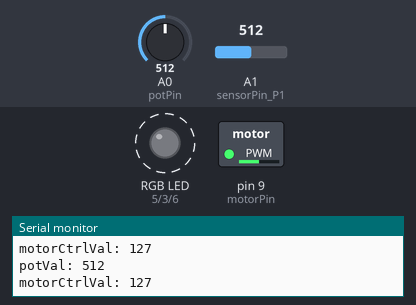
Bench run of a sketch on a simulated Arduino Uno, built with avr-gcc and run on an emulated ATmega328P. On the bench: switched loads named in the sketch (green lamp = pin HIGH), an RGB LED mixed from three pins (HIGH = lit), the last lines printed to the serial monitor. Dashed ring = blinking. The test bench sets the inputs (shaded band); at power-on: A0 (potPin) = 512, A1 (sensorPin_P1) = 512.

Above: at 1.8 s.
1.9 s: A0 (potPin) set to 716
At 2.4 s:
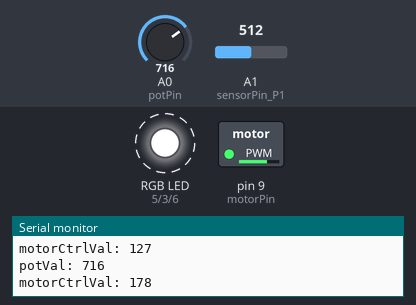
5.6 s: A0 (potPin) set to 900
At 6.5 s:
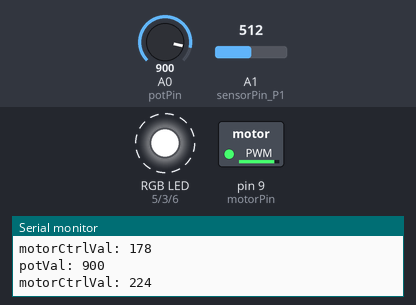
9.1 s: A1 (sensorPin_P1) set to 0
At 10.0 s:
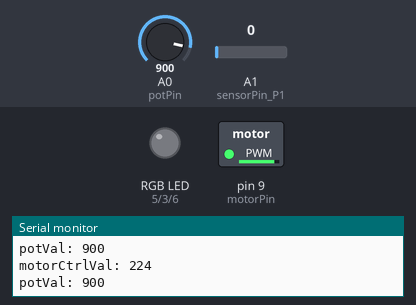
13.2 s: A1 (sensorPin_P1) set to 122
At 13.52 s:
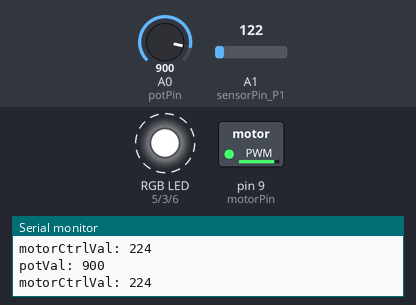
16.7 s: A0 (potPin) set to 511
At 17.19 s:
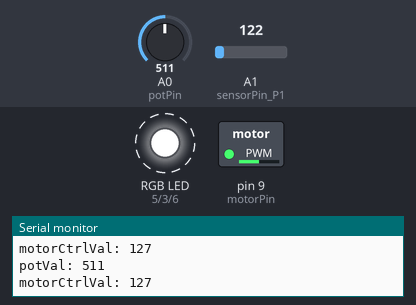
20.2 s: A0 (potPin) set to 122
At 20.37 s:
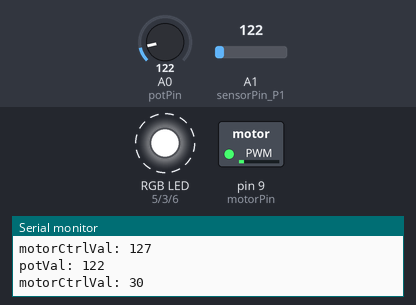
Timing chart, 0 to 24.7 s (numbered marks = the images above; inputs shaded):
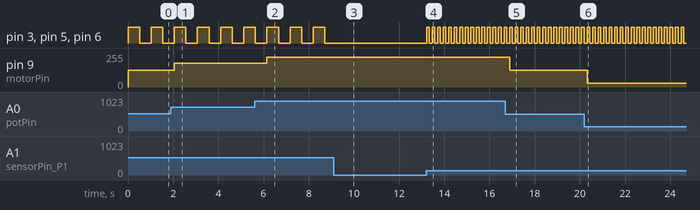

Measured:
- after the input at 1.9 s, pin 9 (motorPin): 127/255 → 178/255 after 0.15 s
- after the input at 5.6 s, pin 9 (motorPin): 178/255 → 224/255 after 0.55 s
- after the input at 9.1 s, pin 3 (ledPin_G), pin 5 (ledPin_R), pin 6 (ledPin_B): stops changing and stays LOW
- after the input at 13.2 s, pin 3 (ledPin_G), pin 5 (ledPin_R), pin 6 (ledPin_B): alternates HIGH for 0.12 s and LOW for 0.12 s, starting at once
- after the input at 16.7 s, pin 9 (motorPin): 224/255 → 127/255 after 0.19 s
- after the input at 20.2 s, pin 9 (motorPin): 127/255 → 30/255 after 0.12 s
- by itself, pin 3 (ledPin_G), pin 5 (ledPin_R), pin 6 (ledPin_B): alternates HIGH for 0.51 s and LOW for 0.51 s

The sketch:

Lab7.ino
```cpp
// Jin Jeon
//Info C262 Lab 7

int motorPin = 9;
int potPin = A0;
int sensorPin_P1 = A1;   // Analogue input for Pot 0 that controls blinking speed
int blink_rate = 0;  // variable to store the value coming from the sensor
int potVal = 0;
int motorCtrlVal = 0;
int ledPin_G = 3;
int ledPin_R = 5;
int ledPin_B = 6;

void setup() {
  pinMode(ledPin_R, OUTPUT);
  pinMode(ledPin_B, OUTPUT);
  pinMode(ledPin_G, OUTPUT);
  pinMode(potPin, INPUT);
  pinMode(motorPin, OUTPUT);
  Serial.begin(9600);
}

void loop() {
  potVal = analogRead(potPin);
  Serial.print("potVal: ");Serial.println(potVal);
  motorCtrlVal = map(potVal, 0, 1024, 0, 255);
  Serial.print("motorCtrlVal: ");Serial.println(motorCtrlVal);
  analogWrite(motorPin, motorCtrlVal);

  blink_rate = analogRead(sensorPin_P1);
  analogWrite(ledPin_R, 255);
  analogWrite(ledPin_G, 255);
  analogWrite(ledPin_B, 255);
  delay(blink_rate);
  analogWrite(ledPin_R, 0);
  analogWrite(ledPin_G, 0);
  analogWrite(ledPin_B, 0);
  delay(blink_rate);
}
```
